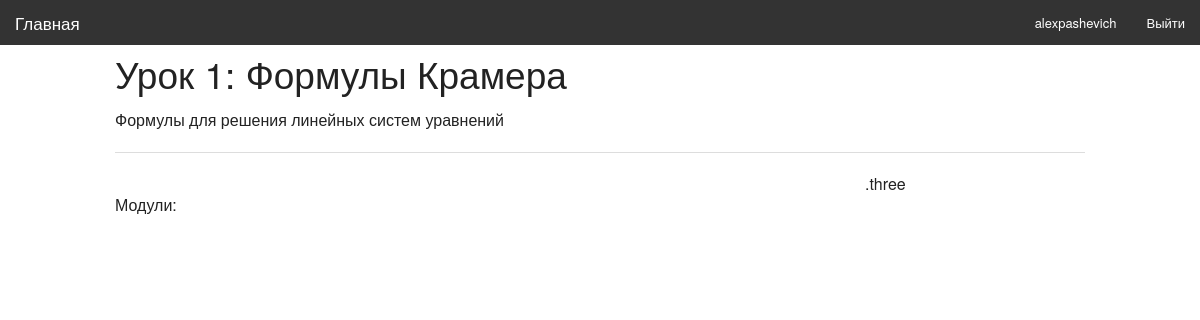
The app's page /lessons/1/ (signed in) with its own data.
### moocs/models.py (models this page shows, shortened)
class Lesson(models.Model):
    number = models.IntegerField()
    title = models.TextField()
    description = models.TextField()

### moocs/views.py (the view)
# urls.py: url(r'^lessons/(?P<lesson_id>\d+)/$', views.lesson, name='lesson'),
@login_required(login_url='/login')
def lesson(request, lesson_id):
    lesson = Lesson.objects.get(id=lesson_id)
    modules = lesson.module_set.order_by('number')
    return render(request, 'lesson.html', {'lesson': lesson, 'modules': modules})

### moocs/templates/lesson.html (shortened to what this page needs)
{% extends "base.html" %}
{% block content %}
    <h2>Урок {{ lesson.number }}: {{ lesson.title }}</h1>
            {{ lesson.description|safe }}
    <hr>
    <div class="row">
        <div class="large-9 columns">
            <p></p><p>Модули:</p>
        </div>
        <div class="large-3 columns">.three</div>
    </div>
{% endblock %}

### moocs/templates/base.html (shortened to what this page needs)
{% load staticfiles %}
<!DOCTYPE html>
<html class="no-js" lang="en" >
<head>
<link rel="stylesheet" type="text/css" href="{% static 'moocs/normalize.css' %}" />
<link rel="stylesheet" type="text/css" href="{% static 'moocs/foundation.min.css' %}" />
</head>
<body>
    <nav class="top-bar" data-topbar role="navigation">
        <ul class="title-area">
            <li class="name">
                <h1><a href='{% url 'index' %}'>Главная</a></h1>
            </li>
        </ul>
        <section class="top-bar-section">
            <ul class="right">
                {% if not user.is_anonymous %}
                <li><a href='#'>{{ user }}</a></li>
                <li><a href='{% url 'logout' %}'>Выйти</a></li>
                {% else %}
                <li><a href='{% url 'login' %}'>Войти</a></li>
                <li><a href='{% url 'register' %}'>Регистрация</a></li>
                {% endif %}
            </ul>
        </section>
    </nav>
    <div class="row">
        <div class="small-12 large-12 columns">
            {% block content %}
            {% endblock %}
        </div>
    </div>
</body>
</html>

### records on screen
Lesson: number "1", title "Формулы Крамера", description "Формулы для решения линейных систем уравнений"

### other values on screen
{{ user }} "alexpashevich"
